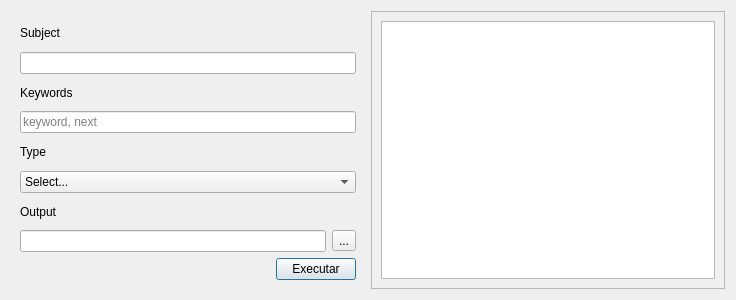
<?xml version="1.0" encoding="UTF-8"?>
<ui version="4.0">
 <class>GeneratePostDialog</class>
 <widget class="QDialog" name="GeneratePostDialog">
  <property name="geometry">
   <rect>
    <x>0</x>
    <y>0</y>
    <width>736</width>
    <height>300</height>
   </rect>
  </property>
  <property name="minimumSize">
   <size>
    <width>736</width>
    <height>300</height>
   </size>
  </property>
  <property name="windowTitle">
   <string>Dialog</string>
  </property>
  <layout class="QHBoxLayout" name="horizontalLayout">
   <item>
    <widget class="QWidget" name="generate_post_widget" native="true">
     <layout class="QVBoxLayout" name="verticalLayout_2">
      <item>
       <layout class="QVBoxLayout" name="subject_vertical_layout">
        <item>
         <widget class="QLabel" name="subject_label">
          <property name="text">
           <string>Subject</string>
          </property>
         </widget>
        </item>
        <item>
         <widget class="QLineEdit" name="subject_line_edit"/>
        </item>
       </layout>
      </item>
      <item>
       <layout class="QVBoxLayout" name="keywords_vertical_layout">
        <item>
         <widget class="QLabel" name="keywords_label">
          <property name="text">
           <string>Keywords</string>
          </property>
         </widget>
        </item>
        <item>
         <widget class="QLineEdit" name="keywords_line_edit">
          <property name="placeholderText">
           <string>keyword, next</string>
          </property>
         </widget>
        </item>
       </layout>
      </item>
      <item>
       <layout class="QVBoxLayout" name="output_type_vertical_layout">
        <item>
         <widget class="QLabel" name="output_type_label">
          <property name="text">
           <string>Type</string>
          </property>
         </widget>
        </item>
        <item>
         <widget class="QComboBox" name="output_type_combo_box">
          <item>
           <property name="text">
            <string>Select...</string>
           </property>
          </item>
          <item>
           <property name="text">
            <string>Plain Text</string>
           </property>
          </item>
          <item>
           <property name="text">
            <string>Markdown</string>
           </property>
          </item>
          <item>
           <property name="text">
            <string>HTML</string>
           </property>
          </item>
         </widget>
        </item>
       </layout>
      </item>
      <item>
       <layout class="QVBoxLayout" name="output_dir_vertical_layout">
        <item>
         <widget class="QLabel" name="output_dir_label">
          <property name="text">
           <string>Output</string>
          </property>
         </widget>
        </item>
        <item>
         <layout class="QHBoxLayout" name="output_dir_horizontal_layout">
          <item>
           <widget class="QLineEdit" name="output_dir_line_edit">
            <property name="readOnly">
             <bool>true</bool>
            </property>
            <property name="clearButtonEnabled">
             <bool>false</bool>
            </property>
           </widget>
          </item>
          <item>
           <widget class="QToolButton" name="explorer_button">
            <property name="text">
             <string>...</string>
            </property>
           </widget>
          </item>
         </layout>
        </item>
       </layout>
      </item>
      <item>
       <layout class="QHBoxLayout" name="footer_horizontal_layout">
        <item>
         <spacer name="horizontal_spacer">
          <property name="orientation">
           <enum>Qt::Horizontal</enum>
          </property>
          <property name="sizeHint" stdset="0">
           <size>
            <width>40</width>
            <height>20</height>
           </size>
          </property>
         </spacer>
        </item>
        <item>
         <widget class="QPushButton" name="exec_button">
          <property name="text">
           <string>Executar</string>
          </property>
         </widget>
        </item>
       </layout>
      </item>
     </layout>
    </widget>
   </item>
   <item>
    <layout class="QVBoxLayout" name="viewer_vertical_layout">
     <item>
      <widget class="QScrollArea" name="viewer_scroll_area">
       <property name="widgetResizable">
        <bool>true</bool>
       </property>
       <widget class="QWidget" name="scrollAreaWidgetContents">
        <property name="geometry">
         <rect>
          <x>0</x>
          <y>0</y>
          <width>352</width>
          <height>278</height>
         </rect>
        </property>
        <layout class="QVBoxLayout" name="verticalLayout_3">
         <item>
          <widget class="QTextEdit" name="post_text_edit">
           <property name="readOnly">
            <bool>true</bool>
           </property>
          </widget>
         </item>
        </layout>
       </widget>
      </widget>
     </item>
    </layout>
   </item>
  </layout>
 </widget>
 <resources/>
 <connections/>
</ui>
